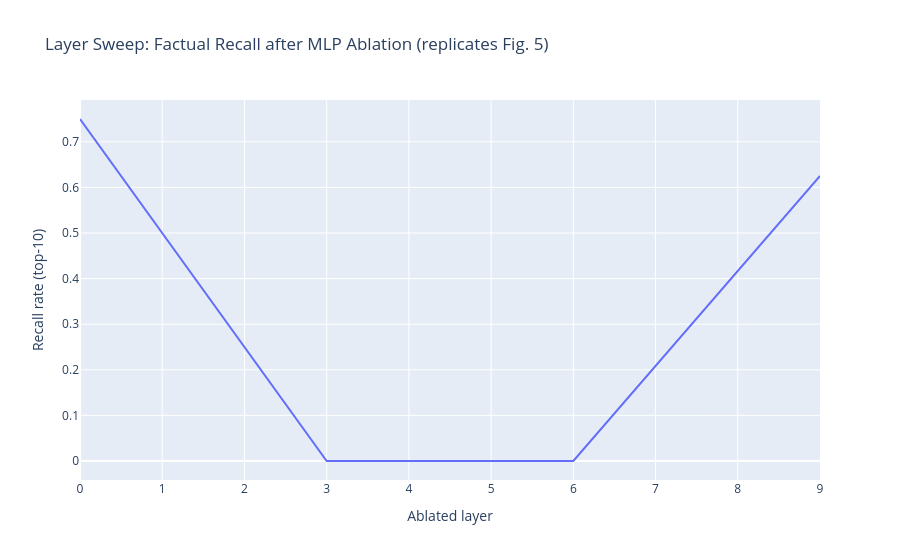

Notebook code for this chart:
### Markdown cell above
---
## 12. Layer sweep

### Code cell
sweep_layers = list(range(0, model.n_layers, 3))
recall_rates = {}

for layer in sweep_layers:
    direction = mlp_directions.get(layer)
    if direction is None:
        recall_rates[layer] = factual_recall_rate(
            model, FACTUAL_PROMPTS, EXPECTED_CITIES
        )
        continue

    def _hook(module, args, _d=direction):
        h = args[0]
        # Cast to match hidden-state dtype — same fix as _ablate_pre_hook
        d = (_d / _d.norm()).to(dtype=h.dtype, device=h.device)
        h = h - (h @ d).unsqueeze(-1) * d
        return (h, *args[1:])

    rate = factual_recall_rate_with_hook(
        model,
        FACTUAL_PROMPTS,
        EXPECTED_CITIES,
        hook_fn=_hook,
        layer_idx=layer,
        top_k=10,
    )
    recall_rates[layer] = rate
    print(f"  Layer {layer:2d}: recall = {rate:.2%}")

fig = plot_line_chart(
    x_data=sweep_layers,
    y_series={
        "Recall after ablation (lower = more decisive)": [
            recall_rates[layer] for layer in sweep_layers
        ]
    },
    title="Layer Sweep: Factual Recall after MLP Ablation (replicates Fig. 5)",
    x_label="Ablated layer",
    y_label="Recall rate (top-10)",
)
fig.show()

### Figure 1 — Plotly figure (JSON) as saved in the notebook; plotly's stock layout.template omitted (floating-point values rounded to 4 significant figures)
{"data": [{"mode": "lines", "name": "Recall after ablation (lower = more decisive)", "type": "scatter", "x": [0, 3, 6, 9], "y": [0.75, 0, 0, 0.625]}], "layout": {"title": {"text": "Layer Sweep: Factual Recall after MLP Ablation (replicates Fig. 5)"}, "xaxis": {"title": {"text": "Ablated layer"}}, "yaxis": {"title": {"text": "Recall rate (top-10)"}}}}
